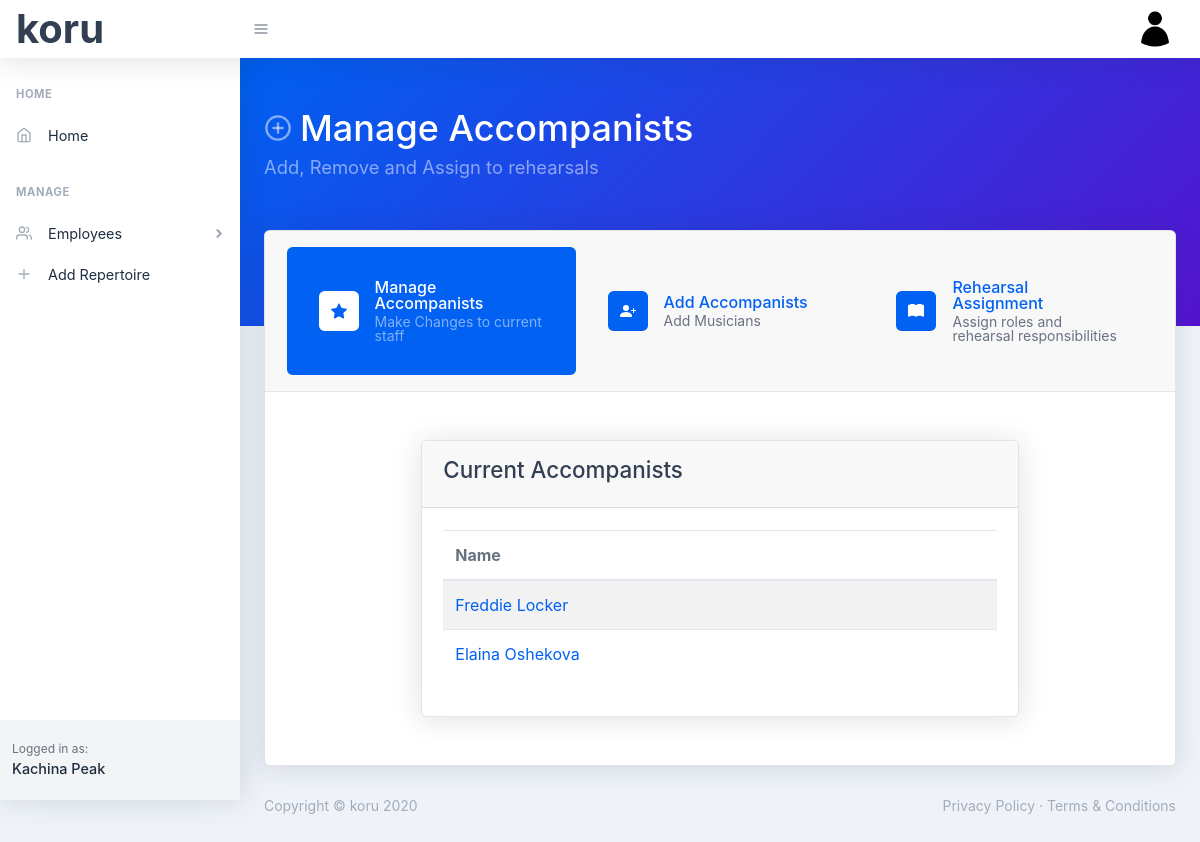
The app's page /manage-accompanists (signed in) with its own data.
### koru/models.py (models this page shows, shortened)
class User(db.Model, UserMixin):
    id = db.Column(db.Integer, primary_key=True)
    first_name = db.Column(db.String(30), nullable=False)
    last_name = db.Column(db.String(30), nullable=False)
    company_name = db.Column(db.String(60), nullable=False)
    email = db.Column(db.String(60), unique=True, nullable=False)
    image_file = db.Column(db.String(20), nullable=False, default='default.png')
    password = db.Column(db.String(60), nullable=False)
    dancers = db.relationship('Dancer', backref='company', lazy=True)
    balletmasters= db.relationship('BalletMaster', backref='company', lazy=True)
    accompanists = db.relationship('Accompanist', backref='company', lazy=True)
    repetiteurs = db.relationship('Repetiteur', backref='company', lazy=True)

class Accompanist(db.Model):
    id = db.Column(db.Integer, primary_key=True)
    first_name = db.Column(db.String(30), nullable=False)
    last_name = db.Column(db.String(30), nullable=False)
    gender = db.Column(db.String(20), nullable=False)
    user_id = db.Column(db.Integer, db.ForeignKey('user.id'), nullable=False)

### koru/accompanists/routes.py (the view)
@accompanists.route('/manage-accompanists', methods=['GET', 'POST'])
@login_required
def manage_accompanists():
    accompanists = Accompanist.query.filter_by(company=current_user).all()
    return render_template('/manage-accompanists.html', title='Accompanists', manageActive='active', accompanists=accompanists)

### koru/models.py (called while the page is built)
@login_manager.user_loader
def load_user(user_id):
    return User.query.get(int(user_id))

### koru/templates/manage-accompanists.html
{% extends "manageAccompanistLayout.html" %}
{% block accompanistbody %}
<div class=" py-5 " >
    <div class="row justify-content-center">
        <div class="col-xxl-10 col-xl-8 col-sm-12">
            <div class="card">
                <div class="card-header"><h2>Current Accompanists</h2></div>
                <div class="card-body">
                    <table class="table table-striped table-responsive-sm table-responsive-md">
                        <thead>
                            <tr>
                                <th scope="col">Name</th>
                            </tr>
                        </thead>
                        <tbody>
                            {% for person in accompanists %}
                                <tr>
                                    <td> <a href="{{ url_for('accompanists.accompanist', accompanist_id=person.id) }}"> {{person.first_name}} {{ person.last_name }}</a></td>
                                </tr>
                            {% endfor %}
                        </tbody>
                    </table>
                </div>
            </div>
        </div>
    </div>
</div>
{% endblock %}

### koru/templates/layout.html (shortened to what this page needs)
<!DOCTYPE html>
<html lang="en">
    <head>
        <link href="../static/css/styles.css" rel="stylesheet" />
        <link href="https://cdn.datatables.net/1.10.21/css/jquery.dataTables.min.css" type="text/css" rel="stylesheet" />
    </head>
    <body class="nav-fixed">
        <nav class="topnav navbar navbar-expand shadow navbar-light bg-white" id="sidenavAccordion">
            <a class="navbar-brand" style="font-size: 40px;" href="{{ url_for('main.index') }}">koru</a>
            <button class="btn btn-icon btn-transparent-dark order-1 order-lg-0 mr-lg-2" id="sidebarToggle" href="#"><i data-feather="menu"></i></button>
            <ul class="navbar-nav align-items-center ml-auto">
                {% if current_user.is_authenticated %}
                <li class="nav-item dropdown no-caret mr-2 dropdown-user">
                    <a class="btn btn-icon btn-transparent-dark dropdown-toggle" id="navbarDropdownUserImage" href="javascript:void(0);" role="button" data-toggle="dropdown" aria-haspopup="true" aria-expanded="false"><img class="img-fluid" src="../static/images/profile_pics/{{ current_user.image_file }}" /></a>
                </li>
                {% else %}
                <a class="nav-link" href="{{ url_for('users.register') }}">Register</a>
                <a class="nav-link" href="{{ url_for('users.login') }}">Login</a>
                {% endif %}
            </ul>
        </nav>
        <div id="layoutSidenav">
            <div id="layoutSidenav_nav">
                <nav class="sidenav shadow-right sidenav-light">
                    <div class="sidenav-menu">
                        <div class="nav accordion" id="accordionSidenav">
                            <div class="sidenav-menu-heading">Home</div>
                            <a class="nav-link" href="{{ url_for('main.index') }}">
                                <div class="nav-link-icon"><i data-feather="home"></i></div>
                                Home
                            </a>
                            <div class="sidenav-menu-heading">Manage</div>
                            <a class="nav-link collapsed" href="javascript:void(0);" data-toggle="collapse" data-target="#collapseDashboards" aria-expanded="false" aria-controls="collapseDashboards">
                                <div class="nav-link-icon"><i data-feather="users"></i></div>
                                Employees
                                <div class="sidenav-collapse-arrow"><i class="fas fa-angle-down"></i></div>
                            </a>
                            <a class="nav-link" href="charts.html">
                                <div class="nav-link-icon"><i data-feather="plus"></i></div>
                                Add Repertoire
                            </a>
                        </div>
                    </div>
                    <div class="sidenav-footer">
                        <div class="sidenav-footer-content">
                            <div class="sidenav-footer-subtitle">Logged in as:</div>
                            <div class="sidenav-footer-title">{{ current_user.company_name }}</div>
                        </div>
                    </div>
                </nav>
            </div>
            <div id="layoutSidenav_content">
                <main>
                    {% block header %} {% endblock %}
                        {% block main %} {% endblock %}
                </main>
                <footer class="footer mt-auto footer-light">
                    <div class="container-fluid">
                        <div class="row">
                            <div class="col-md-6 small">Copyright &copy; koru 2020</div>
                            <div class="col-md-6 text-md-right small">
                                <a href="#!">Privacy Policy</a>
                                &middot;
                                <a href="#!">Terms &amp; Conditions</a>
                            </div>
                        </div>
                    </div>
                </footer>
            </div>
        </div>
    </body>
</html>

### records on screen
User: image_file (placeholder picture), company_name "Kachina Peak"
Accompanist: first_name "Freddie", last_name "Locker"
Accompanist: first_name "Elaina", last_name "Oshekova"
